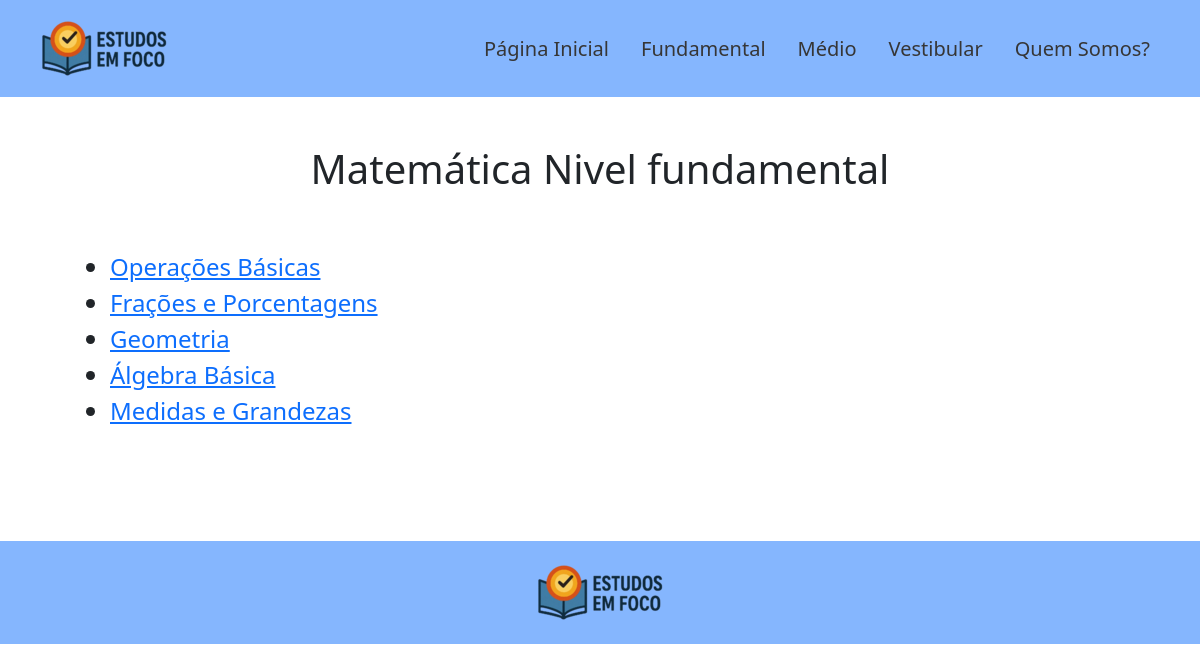
/materia.php?escolaridade=fundamental&materia=Matemática, run on the app's committed database.
### tables this page shows
CREATE TABLE IF NOT EXISTS `topicos` (
  `id` int NOT NULL AUTO_INCREMENT,
  `materia_id` int NOT NULL,
  `nome` varchar(100) NOT NULL,
  `descricao` text NOT NULL,
  PRIMARY KEY (`id`),
  KEY `materia_id` (`materia_id`),
  CONSTRAINT `topicos_ibfk_1` FOREIGN KEY (`materia_id`) REFERENCES `materias` (`id`)
);

### materia.php (the view)
<?php
    include('includes/header.php');
    include('includes/conexao.php');
    $escolaridade = $_GET['escolaridade'] ?? '';
    $materia = $_GET['materia'] ?? '';
    $topicos = $conexao->prepare("
        SELECT t.id, t.nome, t.descricao
        FROM topicos t
        JOIN materias m ON t.materia_id = m.id
        JOIN escolaridades e ON m.escolaridade_id = e.id
        WHERE e.nome = ? AND m.nome = ?
    ");
    $topicos->bind_param('ss', $escolaridade, $materia);
    $topicos->execute();
    $topicos = $topicos->get_result();
?>
<h1 class="text-center"><?php echo $materia . ' Nivel ' . $escolaridade?></h1>
<article class="container p-5">
<ul class="fs-4">
    <?php
        if($topicos->num_rows > 0){
            while($linha = $topicos->fetch_assoc()){
                echo '<li><a href="explicacao.php?topico=' . $linha['id'] . '">' . $linha['nome']; '</a>';
            }
        }else{
            echo 'Topicos dessa máteria ainda não estão disponíveis';
        }
    ?>
</ul>
</article>
<?php include('includes/footer.php') ?>

### data on the page
topicos: nome "Operações Básicas"
topicos: nome "Frações e Porcentagens"
topicos: nome "Geometria"
topicos: nome "Álgebra Básica"
topicos: nome "Medidas e Grandezas"

### other printed values
$materia "Matemática"
$escolaridade "fundamental"
